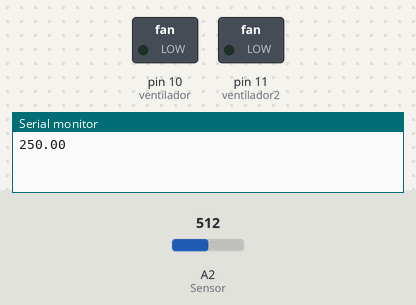
Recording of a sketch running on a simulated Arduino Uno, built with avr-gcc and run on an emulated ATmega328P. Parts: switched loads named in the sketch (green lamp = pin HIGH), the last lines printed to the serial monitor. Inputs (shaded band) come from the test bench; at power-on: A2 (Sensor) = 512.

Above: at 0.1 s.
At 1.1 s:
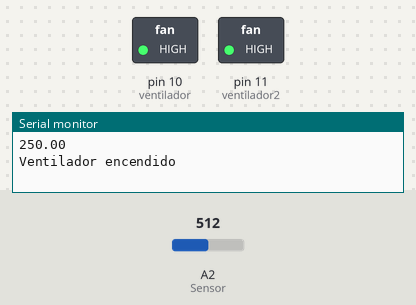
Timing chart, 0 to 2.6 s (numbered marks = the images above):
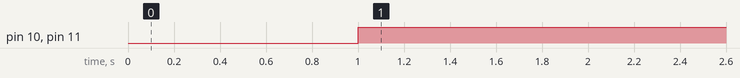

The sketch:

sensor_temperatura_humedad.ino
```cpp
//SENSOR TEMPERATURA CASA
const int Sensor = A2 ;             // Pin que lee la temperatura
const int ventilador = 10;
const int ventilador2 = 11;

void setup(){
  //CONFIGURACIÓN
  Serial.begin(9600);
  pinMode(ventilador,OUTPUT);
  pinMode(ventilador2,OUTPUT);

}

void loop(){
  //CODIGO PRINCIPAL

  int lectura = analogRead(Sensor);
  float voltaje = 5.0 /1024 * lectura ;
  float temp = voltaje * 100  ;
  Serial.println(temp) ;
  delay(1000);

  if (temp >=27){
    Serial.println("Ventilador encendido");
    digitalWrite(ventilador,HIGH);
    digitalWrite(ventilador2,HIGH);
    delay(2000);

  }else{
    digitalWrite(ventilador,LOW);
    digitalWrite(ventilador2,LOW);
  }
}
```

Measured:
- by itself, pin 10 (ventilador), pin 11 (ventilador2): LOW → HIGH at 1.0 s
